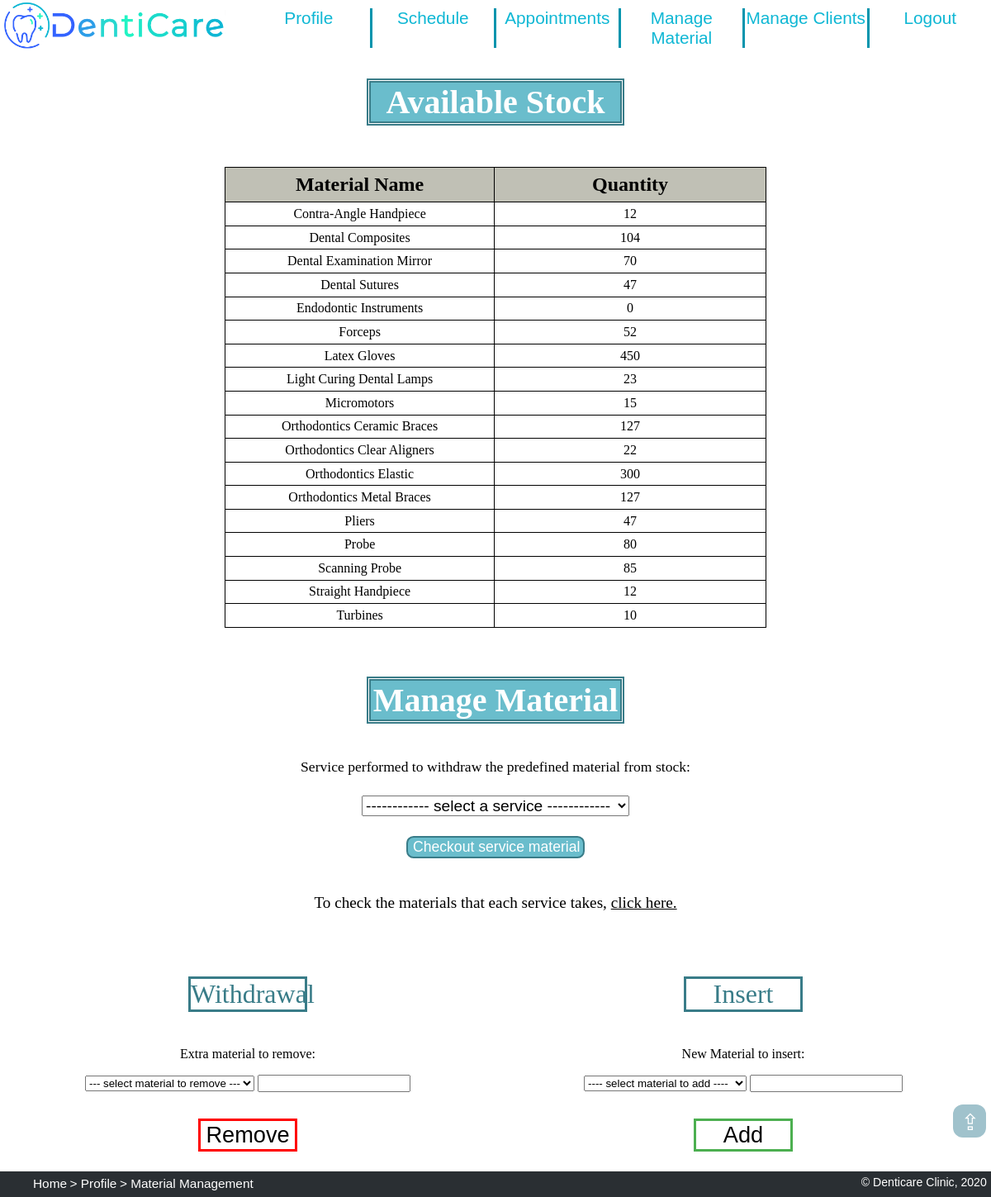
/manage_material.php, run on an earlier commit of the app's database.
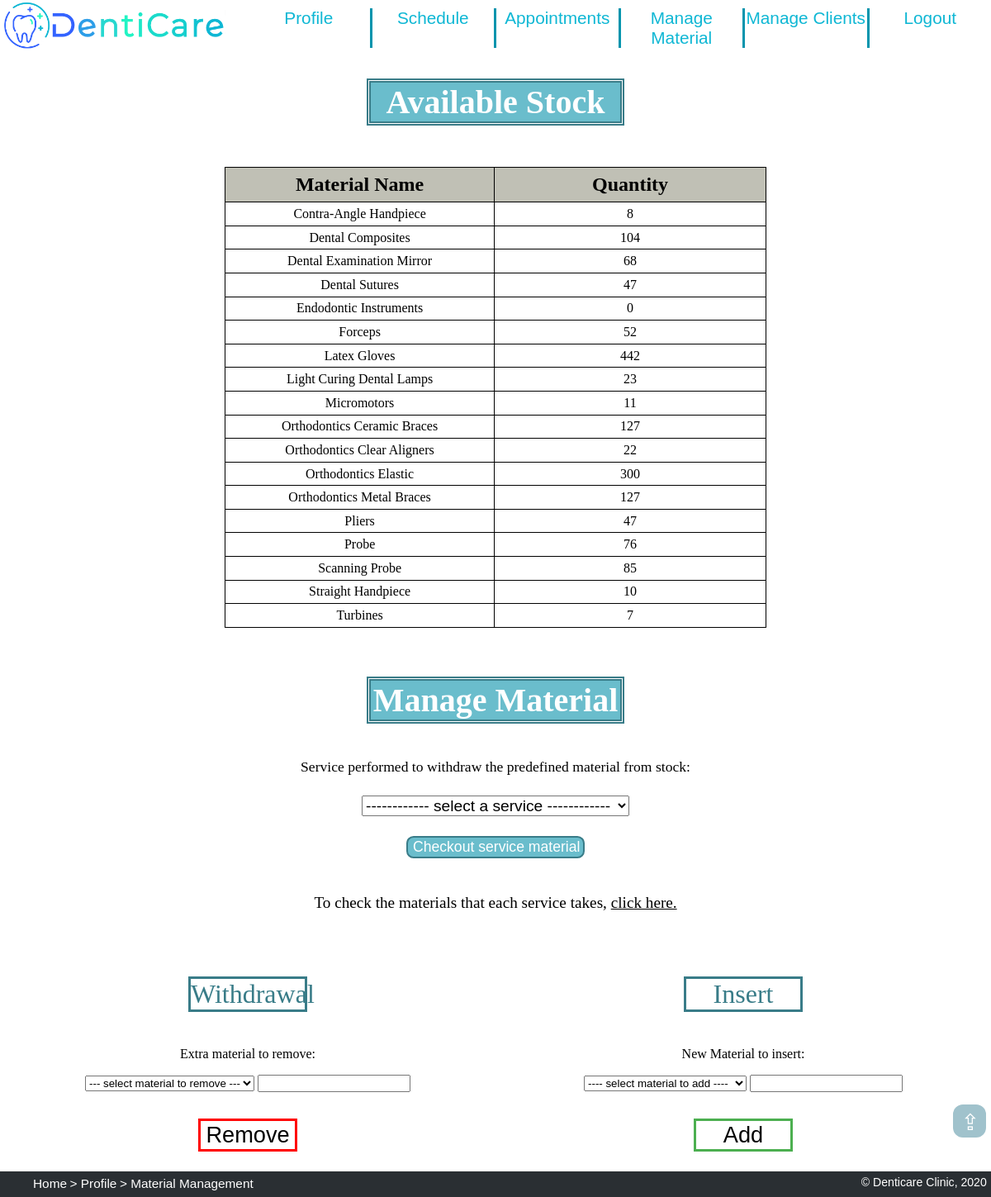
And on a later commit of the database.
### tables this page shows
CREATE TABLE material (
    name text PRIMARY KEY,
    quantity_in_stock integer NOT NULL CHECK(quantity_in_stock >= 0)
);

### manage_material.php (called while the page is built, shortened)
<?php
    require_once('database/init_db.php');
    require_once('database/material_db.php');
    include('templates/profile_header_tpl.php');
    include('templates/manage_material_tpl.php');
    include('templates/footer_tpl.php');
?>

### database/material_db.php (called while the page is built, shortened)
<?php
    function getAllMaterial() {
        global $dbh;
        $stmt = $dbh->prepare('SELECT * FROM material ORDER BY name');
        $stmt->execute();
        return $stmt->fetchAll();
    }
?>

### templates/manage_material_tpl.php (the view, shortened to what this page needs)
<?php
    $material = getAllMaterial();
?>
<h1 id="stock"> Available Stock </h1>
<table id="table">
    <tr>
        <th scope="col"> Material Name </th>
        <th scope="col"> Quantity </th>
    </tr>
    <?php
        foreach ($material as $row) { ?>
            <tr>
                <td> <?php echo $row['name'] ?></td>
                <td> <?php echo $row['quantity_in_stock'] ?> </td>
            </tr>
        <?php } ?>
</table>
<h1 id="manage_title"> Manage Material </h1>
<form action="/action_manage_material.php" id="service_applied" method="post">
    <label> Service performed to withdraw the predefined material from stock: </label><br>
    <select name="service" id="service_mat" value="Services">
        <option hidden disabled selected value>------------ select a service ------------ </option>
    </select>
    <input type="submit" value="Checkout service material" id="checkout">
</form>
<p id='mat_per_serv'>To check the materials that each service takes, <a href="material_per_service.php"> click here.</a> </p>
<?php if (isset($_SESSION['mat_error'])) ?> <p id="err"> <?php { echo $_SESSION['mat_error']; UNSET($_SESSION['mat_error']); } ?>
<div id="management">
    <h2>Withdrawal</h2>
    <h2>Insert</h2>
    <form action="/action_manage_material.php" id="remove_from_stock" method="post">
        <p>Extra material to remove:</p>
        <select name="material_rem" id="xtra_mat">
            <option hidden disabled selected value> --- select material to remove --- </option>
        </select>
        <input type="number" name="qtty_rem" id="qty_remove" min="0">
    </form>
    <button type="submit" value="Remove" id="remove_mat" form="remove_from_stock">Remove</button>
    <form action="/action_manage_material.php" id="add_to_stock" method="post">
        <p>New Material to insert:</p>
        <select name="add_material" id="add_material">
            <option hidden disabled selected value> ---- select material to add ---- </option>
        </select>
        <input type="number" name="qtty_add" id="qty_add" min="0">
    </form>
    <button type="submit" value="Add" id="add_mat" form="add_to_stock">Add</button>
</div>

What changed in the data, as far as the page shows it:
changed material "Contra-Angle Handpiece": quantity_in_stock "12" → "8"
changed material "Dental Examination Mirror": quantity_in_stock "70" → "68"
changed material "Latex Gloves": quantity_in_stock "450" → "442"
changed material "Micromotors": quantity_in_stock "15" → "11"
changed material "Probe": quantity_in_stock "80" → "76"
changed material "Straight Handpiece": quantity_in_stock "12" → "10"
changed material "Turbines": quantity_in_stock "10" → "7"
